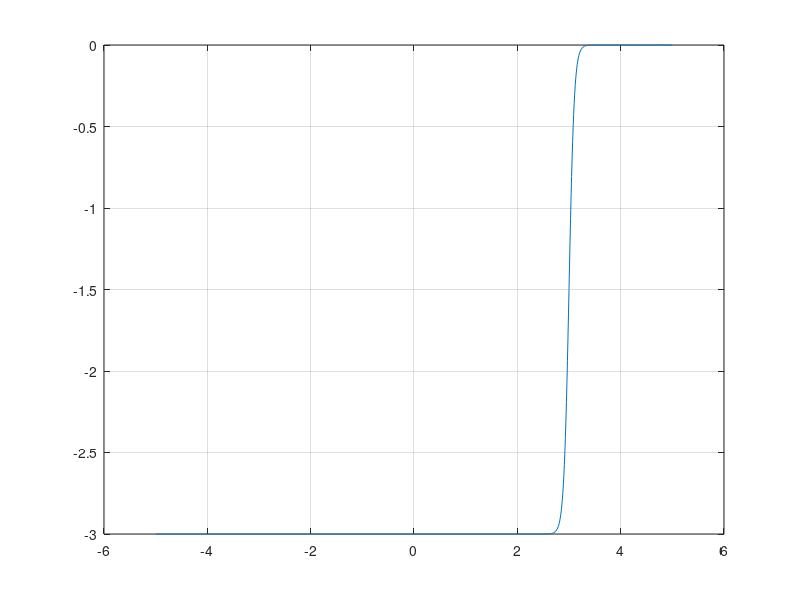
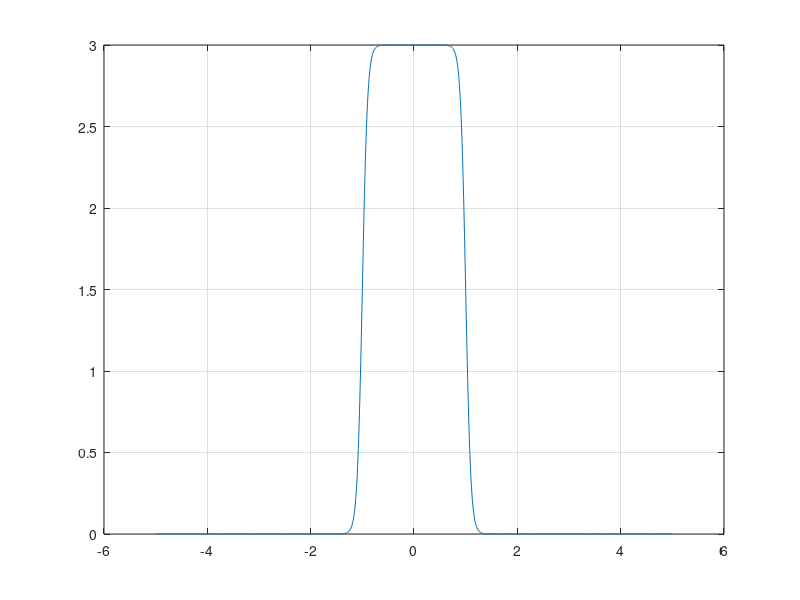

These figures' MATLAB source, in order:
figure

scale = -3;
x = -5:0.01:5;
reversed = -1;
shift = 3;
y = scale * (tanh(reversed * (x-shift) * 10 ) +1) / 2;
plot(x,y), grid on




figure

scale = -3;
x = -5:0.01:5;
reversed = -1;
shift1 = -1;
y1 = scale * (tanh(reversed * (x-shift1) * 10 ) +1) / 2;

shift2 = 1;
y2 = - scale * (tanh(reversed * (x-shift2) * 10 ) +1) / 2;

y = y1 + y2;

plot(x,y), grid on

